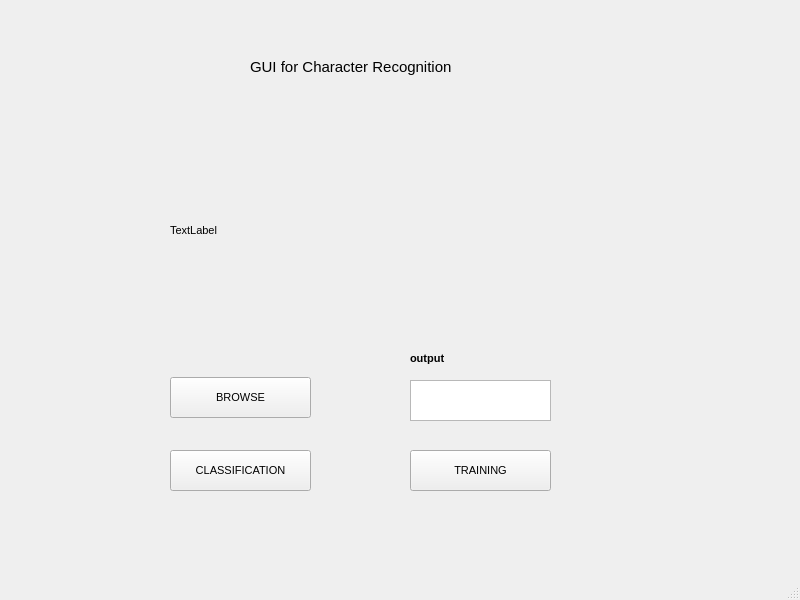
<?xml version="1.0" encoding="UTF-8"?>
<ui version="4.0">
 <class>MainWindow</class>
 <widget class="QMainWindow" name="MainWindow">
  <property name="geometry">
   <rect>
    <x>0</x>
    <y>0</y>
    <width>800</width>
    <height>600</height>
   </rect>
  </property>
  <property name="font">
   <font>
    <pointsize>8</pointsize>
   </font>
  </property>
  <property name="windowTitle">
   <string>MainWindow</string>
  </property>
  <widget class="QWidget" name="centralwidget">
   <widget class="QPushButton" name="BrowseButton">
    <property name="geometry">
     <rect>
      <x>170</x>
      <y>377</y>
      <width>141</width>
      <height>41</height>
     </rect>
    </property>
    <property name="text">
     <string>BROWSE</string>
    </property>
   </widget>
   <widget class="QPushButton" name="ClassifyButton">
    <property name="geometry">
     <rect>
      <x>170</x>
      <y>450</y>
      <width>141</width>
      <height>41</height>
     </rect>
    </property>
    <property name="text">
     <string>CLASSIFICATION</string>
    </property>
   </widget>
   <widget class="QPushButton" name="TrainingButton">
    <property name="geometry">
     <rect>
      <x>410</x>
      <y>450</y>
      <width>141</width>
      <height>41</height>
     </rect>
    </property>
    <property name="text">
     <string>TRAINING</string>
    </property>
   </widget>
   <widget class="QLabel" name="imageLbl">
    <property name="geometry">
     <rect>
      <x>170</x>
      <y>130</y>
      <width>381</width>
      <height>201</height>
     </rect>
    </property>
    <property name="text">
     <string>TextLabel</string>
    </property>
   </widget>
   <widget class="QTextEdit" name="textEdit">
    <property name="geometry">
     <rect>
      <x>410</x>
      <y>380</y>
      <width>141</width>
      <height>41</height>
     </rect>
    </property>
   </widget>
   <widget class="QLabel" name="label_2">
    <property name="geometry">
     <rect>
      <x>250</x>
      <y>50</y>
      <width>241</width>
      <height>34</height>
     </rect>
    </property>
    <property name="minimumSize">
     <size>
      <width>15</width>
      <height>34</height>
     </size>
    </property>
    <property name="sizeIncrement">
     <size>
      <width>0</width>
      <height>0</height>
     </size>
    </property>
    <property name="font">
     <font>
      <pointsize>11</pointsize>
      <weight>50</weight>
      <bold>false</bold>
     </font>
    </property>
    <property name="text">
     <string>GUI for Character Recognition</string>
    </property>
   </widget>
   <widget class="QLabel" name="label_3">
    <property name="geometry">
     <rect>
      <x>410</x>
      <y>350</y>
      <width>55</width>
      <height>16</height>
     </rect>
    </property>
    <property name="font">
     <font>
      <family>MS Shell Dlg 2</family>
      <weight>75</weight>
      <bold>true</bold>
     </font>
    </property>
    <property name="text">
     <string>output</string>
    </property>
   </widget>
  </widget>
  <widget class="QStatusBar" name="statusbar"/>
 </widget>
 <resources/>
 <connections/>
</ui>
